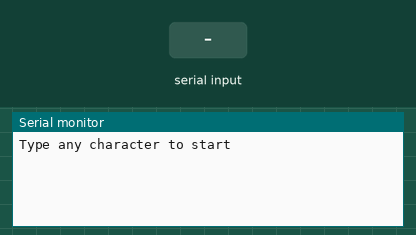
The sketch below on a simulated Arduino Uno, built with avr-gcc and run on an emulated ATmega328P. Shown: the last lines printed to the serial monitor. The inputs (shaded band) are chosen by the test bench. Storage starts empty.

Above: at 0.9 s.
1.0 s: "-" received over Serial
At 1.4 s:
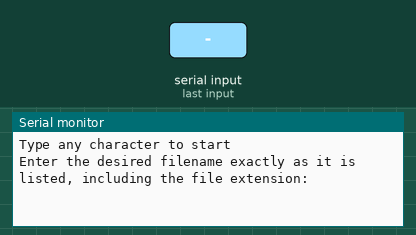
2.5 s: "90,45,200\n" received over Serial
At 5.1 s:
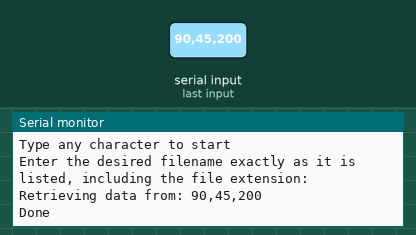

The sketch:

sd_readfile.ino
```cpp
/*
This sketch is meant to be used with your laptop and Arduino IDE's serial monitor.

This sketch allows a user to know all the files listed on a microSD card through a Mayfly,
tell the Mayfly which file it wants to open, and read the contents of that file in the serial
monitor. This data can then be copied out of the serial monitor into another file of your choosing
on your computer, effectively downloading the data from the microSD card without altering the file.

This should hopefully help you download data from your microSD cards if you do not have a laptop
that has built-in SD ports.

There is a lot going on in this sketch. All you really need to know in order to successfully use it
is the baud rate that your serial port needs to be set to.

The baud rate is found in the setup() function, and it is whatever the Serial.begin() parameter is set to,
which is likely 9600.

This sketch has not been tested with other boards besides the Mayfly, and you will likely need to make adjustments
if you are not using the Mayfly.
*/

#include "SdFat.h"

// SD_FAT_TYPE = 0 for SdFat/File as defined in SdFatConfig.h,
// 1 for FAT16/FAT32, 2 for exFAT, 3 for FAT16/FAT32 and exFAT.
#define SD_FAT_TYPE 1
/*
  Change the value of SD_CS_PIN if you are using SPI and
  your hardware does not use the default value, SS.
  Common values are:
  Arduino Ethernet shield: pin 4
  Sparkfun SD shield: pin 8
  Adafruit SD shields and modules: pin 10
*/

// SDCARD_SS_PIN is defined for the built-in SD on some boards.
#ifndef SDCARD_SS_PIN
const uint8_t SD_CS_PIN = SS;
#else   // SDCARD_SS_PIN
// Assume built-in SD is used.
const uint8_t SD_CS_PIN = SDCARD_SS_PIN;
#endif  // SDCARD_SS_PIN

// Try max SPI clock for an SD. Reduce SPI_CLOCK if errors occur.
#define SPI_CLOCK SD_SCK_MHZ(50)

// Try to select the best SD card configuration.
#if HAS_SDIO_CLASS
#define SD_CONFIG SdioConfig(FIFO_SDIO)
#elif ENABLE_DEDICATED_SPI
#define SD_CONFIG SdSpiConfig(SD_CS_PIN, DEDICATED_SPI, SPI_CLOCK)
#else  // HAS_SDIO_CLASS
#define SD_CONFIG SdSpiConfig(SD_CS_PIN, SHARED_SPI, SPI_CLOCK)
#endif  // HAS_SDIO_CLASS

#if SD_FAT_TYPE == 0
SdFat sd;
File file;
#elif SD_FAT_TYPE == 1
SdFat32 sd;
File32 file;
#elif SD_FAT_TYPE == 2
SdExFat sd;
ExFile file;
#elif SD_FAT_TYPE == 3
SdFs sd;
FsFile file;
#else  // SD_FAT_TYPE
#error Invalid SD_FAT_TYPE
#endif  // SD_FAT_TYPE

char line[300];

//------------------------------------------------------------------------------
// Store error strings in flash to save RAM.
#define error(s) sd.errorHalt(&Serial, F(s))
//------------------------------------------------------------------------------
// Check for extra characters in field or find minus sign.
char* skipSpace(char* str) {
  while (isspace(*str)) str++;
  return str;
}
//------------------------------------------------------------------------------
bool parseLine(char* str) {
  char* ptr;

  // Set strtok start of line.
  str = strtok(str, ",");
  if (!str) {
    Serial.println("set strtok start of line fail");
    return false;
  }

  // Print text field.
  Serial.println(str);

  // Subsequent calls to strtok expects a null pointer.
  str = strtok(nullptr, ",");
  if (!str) {
    Serial.println("error 2");
    return false;
  }

  // Convert string to long integer.
  int32_t i32 = strtol(str, &ptr, 0);
  if (str == ptr || *skipSpace(ptr)) return false;
  Serial.println(i32);

  str = strtok(nullptr, ",");
  if (!str) return false;

  // strtoul accepts a leading minus with unexpected results.
  if (*skipSpace(str) == '-') return false;

  // Convert string to unsigned long integer.
  uint32_t u32 = strtoul(str, &ptr, 0);
  if (str == ptr || *skipSpace(ptr)) return false;
  Serial.println(u32);

  str = strtok(nullptr, ",");
  if (!str) return false;

  // Convert string to double.
  double d = strtod(str, &ptr);
  if (str == ptr || *skipSpace(ptr)) return false;
  Serial.println(d);

  // Check for extra fields.
  return strtok(nullptr, ",") == nullptr;
}
//------------------------------------------------------------------------------
void setup() {
  Serial.begin(9600);

  // Wait for USB Serial
  while (!Serial) {
    yield();
  }
  Serial.println("Type any character to start");
  while (!Serial.available()) {
    yield();
  }
  Serial.read();
  // Initialize the SD.
  if (!sd.begin(SD_CONFIG)) {
    sd.initErrorHalt(&Serial);
    return;
  }

  // Print out the root directory
  sd.ls(LS_R);

  // Get the filename
  Serial.println("Enter the desired filename exactly as it is listed, including the file extension:");
  while (Serial.available() == 0) {
    ;
  }

  delay(100);
  String FileName = Serial.readString();
  char filename[30];
  FileName.toCharArray(filename, 30);
  Serial.print("Retrieving data from: ");
  Serial.println(filename);

  if (!file.open(filename, FILE_WRITE)) {
    error("open failed");
  }


  // Rewind file for read.
  file.rewind();


  while (file.available()) {
    Serial.write(file.read());
  }

  file.close();
  Serial.println(F("Done"));


}

void loop() {}
```

Measured:
- after the input at 1.0 s, the serial monitor: prints a new line at once (image 1)
- after the input at 2.5 s, the serial monitor: prints a new line after 1.1 s (image 2)
